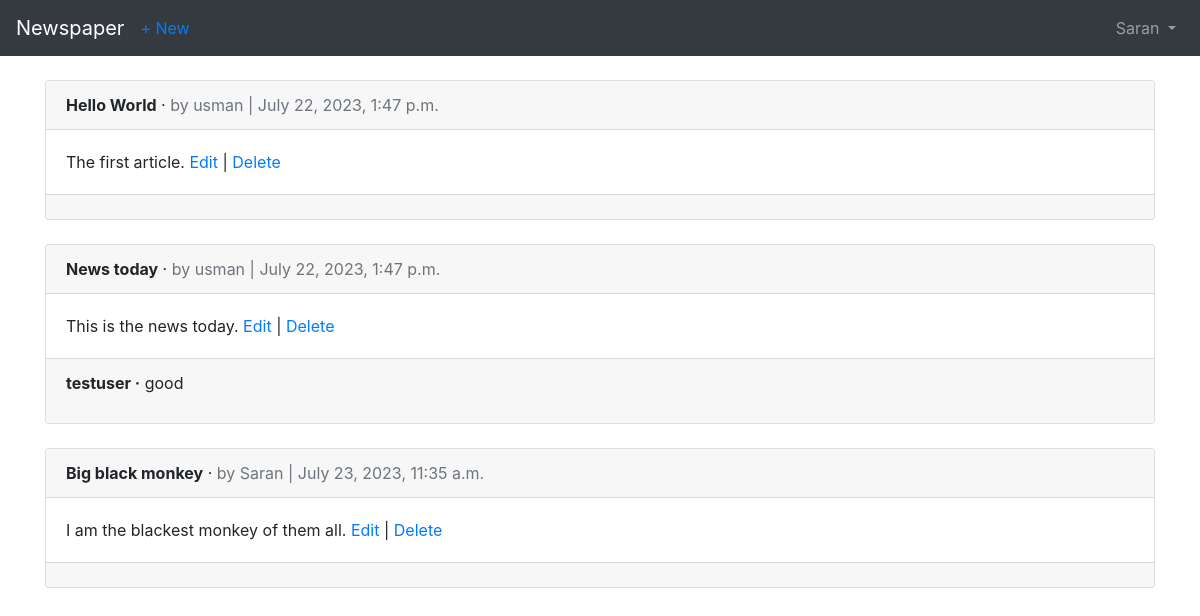
/articles/ (signed in), run on the app's committed database.
### users/models.py (models this page shows)
class CustomUser(AbstractUser):
    age = models.PositiveIntegerField(default = 0)

### articles/models.py (models this page shows, shortened)
class Article(models.Model):
    title = models.CharField(max_length = 255)
    body = models.TextField()
    date = models.DateTimeField(auto_now_add=True)
    author = models.ForeignKey(
        settings.AUTH_USER_MODEL,
        on_delete = models.CASCADE,
    )

class Comment(models.Model):
    article = models.ForeignKey(
        Article,
        on_delete=models.CASCADE,
        related_name="comments"
    )
    comment = models.CharField(max_length = 140)
    author = models.ForeignKey(
        settings.AUTH_USER_MODEL,
        on_delete = models.CASCADE,
    )
    def __str__(self):
        return self.comment

### articles/views.py (the view)
# urls.py: path('', views.ArticleListView.as_view(), name = 'article_list'),
class ArticleListView(LoginRequiredMixin,ListView):
    model = models.Article
    template_name = "article_list.html"
    login_url = "login"

### templates/article_list.html (shortened to what this page needs)
{% extends 'base.html' %}
{% block content %}
    {% for article in object_list %}
        <div class = 'card'>
            <div class = 'card-header'>
                <span class = 'font-weight-bold'>{{ article.title }}</span> &middot;
                <span class = 'text-muted'>by {{ article.author }}  | {{ article.date }}</span>
            </div>
            <div class = 'card-body'>
                {{ article.body }}
                <a href="{% url 'article_edit' article.pk %}">Edit</a> | <a href="{% url 'article_delete' article.pk %}">Delete</a>
            </div>
            <div class = "card-footer">
                {% for comment in article.comments.all %}
                    <p>
                        <span class = "font-weight-bold">{{ comment.author }} &middot;</span>
                        {{ comment }}
                    </p>
                {% endfor %}
            </div>
        </div>
        <br/>
    {% endfor %}
{% endblock content %}

### templates/base.html (shortened to what this page needs)
<!doctype html>
<html lang="en">
    <head>
        <link rel = "stylesheet"
              href = "https://maxcdn.bootstrapcdn.com/bootstrap/4.0.0/css/bootstrap.min.css"
>
    </head>
    <body>
        <nav class = "navbar navbar-expand-md navbar-dark bg-dark mb-4">
            <a class = "navbar-brand" href = "{% url 'home' %}">Newspaper</a>
            {% if user.is_authenticated %}
            <ul class = "navbar-nav mr-auto">
                <li class = "nav-item"><a href = "{% url 'article_new' %}">+ New</a></li>
            </ul>
            {% endif %}
            <div class="collapse navbar-collapse" id="navbarCollapse">
                {% if user.is_authenticated %}
                    <ul class = "navbar-nav ml-auto">
                        <li class = "nav-item">
                            <a class = "nav-link dropdown-toggle" href="#" id="userMenu" data-toggle="dropdown" aria-haspopup="true" aria-expanded="false">
                                {{ user.username }}
                            </a>
                        </li>
                    </ul>
                {% else %}
                    <form class = "form-inline ml-auto">
                        <a href = '{% url "login" %}' class = "btn btn-outline-secondary">Log in</a>
                        <a href = "{% url 'signup' %}" class = "btn btn-primary ml-2">Sign up</a>
                    </form>
                {% endif %}
            </div>
        </nav>
        <div class = "container">
            {% block content %}
            {% endblock content %}
        </div>
    </body>
</html>

### data on the page
CustomUser: username "Saran"
Article: title "Hello World", author "usman", date "July 22, 2023, 1:47 p.m.", body "The first article."
Article: title "News today", author "usman", date "July 22, 2023, 1:47 p.m.", body "This is the news today."
Comment: author "testuser", comment "good"
Article: title "Big black monkey", author "Saran", date "July 23, 2023, 11:35 a.m.", body "I am the blackest monkey of them all."
